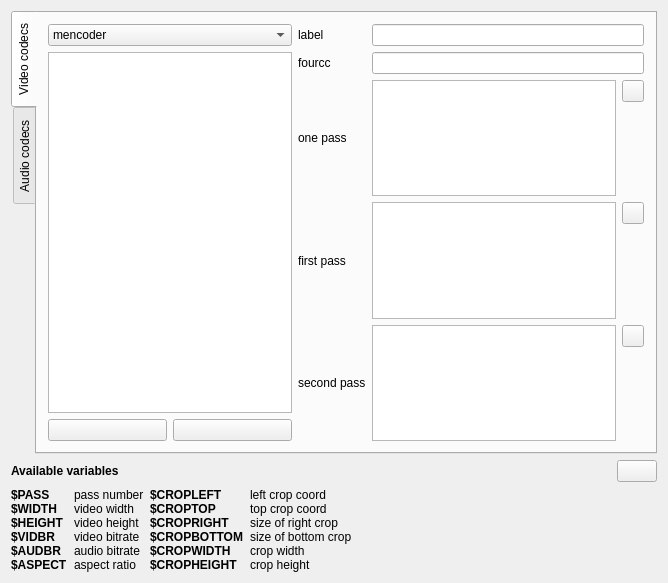
<?xml version="1.0" encoding="UTF-8"?>
<ui version="4.0">
 <class>prefMencoder</class>
 <widget class="QWidget" name="prefMencoder">
  <property name="geometry">
   <rect>
    <x>0</x>
    <y>0</y>
    <width>668</width>
    <height>583</height>
   </rect>
  </property>
  <property name="windowTitle">
   <string>Form1</string>
  </property>
  <layout class="QGridLayout" name="gridLayout_6">
   <item row="1" column="0">
    <widget class="QLabel" name="textLabel1">
     <property name="sizePolicy">
      <sizepolicy hsizetype="Preferred" vsizetype="Fixed">
       <horstretch>0</horstretch>
       <verstretch>0</verstretch>
      </sizepolicy>
     </property>
     <property name="font">
      <font>
       <weight>75</weight>
       <bold>true</bold>
      </font>
     </property>
     <property name="text">
      <string>Available variables</string>
     </property>
     <property name="wordWrap">
      <bool>false</bool>
     </property>
    </widget>
   </item>
   <item row="1" column="1">
    <spacer>
     <property name="orientation">
      <enum>Qt::Horizontal</enum>
     </property>
     <property name="sizeType">
      <enum>QSizePolicy::Expanding</enum>
     </property>
     <property name="sizeHint" stdset="0">
      <size>
       <width>121</width>
       <height>21</height>
      </size>
     </property>
    </spacer>
   </item>
   <item row="2" column="0">
    <layout class="QGridLayout">
     <item row="0" column="0">
      <widget class="QLabel" name="textLabel2">
       <property name="sizePolicy">
        <sizepolicy hsizetype="Fixed" vsizetype="Fixed">
         <horstretch>0</horstretch>
         <verstretch>0</verstretch>
        </sizepolicy>
       </property>
       <property name="font">
        <font>
         <weight>75</weight>
         <bold>true</bold>
        </font>
       </property>
       <property name="text">
        <string>$PASS
$WIDTH
$HEIGHT
$VIDBR
$AUDBR
$ASPECT</string>
       </property>
       <property name="wordWrap">
        <bool>false</bool>
       </property>
      </widget>
     </item>
     <item row="0" column="1">
      <widget class="QLabel" name="textLabel2_2">
       <property name="sizePolicy">
        <sizepolicy hsizetype="Preferred" vsizetype="Fixed">
         <horstretch>0</horstretch>
         <verstretch>0</verstretch>
        </sizepolicy>
       </property>
       <property name="text">
        <string>pass number
video width
video height
video bitrate
audio bitrate
aspect ratio</string>
       </property>
       <property name="wordWrap">
        <bool>false</bool>
       </property>
      </widget>
     </item>
    </layout>
   </item>
   <item row="2" column="1">
    <layout class="QGridLayout" name="gridLayout_5">
     <item row="0" column="0">
      <widget class="QLabel" name="textLabel2_4">
       <property name="sizePolicy">
        <sizepolicy hsizetype="Fixed" vsizetype="Fixed">
         <horstretch>0</horstretch>
         <verstretch>0</verstretch>
        </sizepolicy>
       </property>
       <property name="font">
        <font>
         <weight>75</weight>
         <bold>true</bold>
        </font>
       </property>
       <property name="text">
        <string>$CROPLEFT
$CROPTOP
$CROPRIGHT
$CROPBOTTOM
$CROPWIDTH
$CROPHEIGHT</string>
       </property>
       <property name="wordWrap">
        <bool>false</bool>
       </property>
      </widget>
     </item>
     <item row="0" column="1">
      <widget class="QLabel" name="textLabel2_5">
       <property name="sizePolicy">
        <sizepolicy hsizetype="Preferred" vsizetype="Fixed">
         <horstretch>0</horstretch>
         <verstretch>0</verstretch>
        </sizepolicy>
       </property>
       <property name="text">
        <string>left crop coord
top crop coord
size of right crop
size of bottom crop
crop width
crop height</string>
       </property>
       <property name="wordWrap">
        <bool>false</bool>
       </property>
      </widget>
     </item>
    </layout>
   </item>
   <item row="1" column="2">
    <widget class="KPushButton" name="bReset">
     <property name="sizePolicy">
      <sizepolicy hsizetype="Fixed" vsizetype="Fixed">
       <horstretch>0</horstretch>
       <verstretch>0</verstretch>
      </sizepolicy>
     </property>
     <property name="stdItem" stdset="0">
      <number>21</number>
     </property>
    </widget>
   </item>
   <item row="0" column="0" colspan="3">
    <widget class="QTabWidget" name="tabWidget2">
     <property name="tabPosition">
      <enum>QTabWidget::West</enum>
     </property>
     <property name="currentIndex">
      <number>0</number>
     </property>
     <widget class="QWidget" name="tab">
      <attribute name="title">
       <string>Video codecs</string>
      </attribute>
      <layout class="QGridLayout" name="gridLayout_3">
       <item row="0" column="0" rowspan="5">
        <layout class="QGridLayout" name="gridLayout_2">
         <item row="0" column="0" colspan="2">
          <widget class="QComboBox" name="cbEncoderV">
           <property name="editable">
            <bool>false</bool>
           </property>
           <item>
            <property name="text">
             <string>mencoder</string>
            </property>
           </item>
           <item>
            <property name="text">
             <string>ffmpeg</string>
            </property>
           </item>
          </widget>
         </item>
         <item row="1" column="0" colspan="2">
          <widget class="QListWidget" name="lbvCodecs"/>
         </item>
         <item row="2" column="0">
          <widget class="KPushButton" name="btnAddV">
           <property name="sizePolicy">
            <sizepolicy hsizetype="Minimum" vsizetype="Fixed">
             <horstretch>0</horstretch>
             <verstretch>0</verstretch>
            </sizepolicy>
           </property>
           <property name="stdItem" stdset="0">
            <number>27</number>
           </property>
          </widget>
         </item>
         <item row="2" column="1">
          <widget class="KPushButton" name="btnDeleteV">
           <property name="sizePolicy">
            <sizepolicy hsizetype="Minimum" vsizetype="Fixed">
             <horstretch>0</horstretch>
             <verstretch>0</verstretch>
            </sizepolicy>
           </property>
           <property name="shortcut">
            <string/>
           </property>
           <property name="stdItem" stdset="0">
            <number>28</number>
           </property>
          </widget>
         </item>
        </layout>
       </item>
       <item row="0" column="1">
        <widget class="QLabel" name="textLabel1_3">
         <property name="text">
          <string>label</string>
         </property>
         <property name="wordWrap">
          <bool>false</bool>
         </property>
         <property name="buddy">
          <cstring>leVLabel</cstring>
         </property>
        </widget>
       </item>
       <item row="0" column="2">
        <widget class="QLineEdit" name="leVLabel">
         <property name="enabled">
          <bool>true</bool>
         </property>
        </widget>
       </item>
       <item row="1" column="1">
        <widget class="QLabel" name="textLabel2_3">
         <property name="text">
          <string>fourcc</string>
         </property>
         <property name="wordWrap">
          <bool>false</bool>
         </property>
        </widget>
       </item>
       <item row="1" column="2">
        <widget class="QLineEdit" name="leFourcc"/>
       </item>
       <item row="2" column="1">
        <widget class="QLabel" name="textLabel1_2">
         <property name="text">
          <string>one pass</string>
         </property>
         <property name="wordWrap">
          <bool>false</bool>
         </property>
        </widget>
       </item>
       <item row="2" column="2">
        <layout class="QGridLayout">
         <item row="1" column="1">
          <spacer>
           <property name="orientation">
            <enum>Qt::Vertical</enum>
           </property>
           <property name="sizeType">
            <enum>QSizePolicy::Expanding</enum>
           </property>
           <property name="sizeHint" stdset="0">
            <size>
             <width>20</width>
             <height>90</height>
            </size>
           </property>
          </spacer>
         </item>
         <item row="0" column="0" rowspan="2">
          <widget class="QTextEdit" name="teOpt1">
           <property name="enabled">
            <bool>true</bool>
           </property>
           <property name="text">
            <string/>
           </property>
          </widget>
         </item>
         <item row="0" column="1">
          <widget class="QToolButton" name="btnOpt1">
           <property name="sizePolicy">
            <sizepolicy hsizetype="Minimum" vsizetype="Fixed">
             <horstretch>0</horstretch>
             <verstretch>0</verstretch>
            </sizepolicy>
           </property>
           <property name="minimumSize">
            <size>
             <width>22</width>
             <height>22</height>
            </size>
           </property>
           <property name="maximumSize">
            <size>
             <width>22</width>
             <height>22</height>
            </size>
           </property>
           <property name="text">
            <string/>
           </property>
          </widget>
         </item>
        </layout>
       </item>
       <item row="3" column="1">
        <widget class="QLabel" name="textLabel1_2_3">
         <property name="text">
          <string>first pass</string>
         </property>
         <property name="wordWrap">
          <bool>false</bool>
         </property>
        </widget>
       </item>
       <item row="3" column="2">
        <layout class="QGridLayout">
         <item row="0" column="0" rowspan="2">
          <widget class="QTextEdit" name="teOpt2">
           <property name="enabled">
            <bool>true</bool>
           </property>
          </widget>
         </item>
         <item row="1" column="1">
          <spacer>
           <property name="orientation">
            <enum>Qt::Vertical</enum>
           </property>
           <property name="sizeType">
            <enum>QSizePolicy::Expanding</enum>
           </property>
           <property name="sizeHint" stdset="0">
            <size>
             <width>20</width>
             <height>81</height>
            </size>
           </property>
          </spacer>
         </item>
         <item row="0" column="1">
          <widget class="QToolButton" name="btnOpt2">
           <property name="minimumSize">
            <size>
             <width>22</width>
             <height>22</height>
            </size>
           </property>
           <property name="maximumSize">
            <size>
             <width>22</width>
             <height>22</height>
            </size>
           </property>
           <property name="text">
            <string/>
           </property>
          </widget>
         </item>
        </layout>
       </item>
       <item row="4" column="1">
        <widget class="QLabel" name="textLabel1_2_3_2">
         <property name="text">
          <string>second pass</string>
         </property>
         <property name="wordWrap">
          <bool>false</bool>
         </property>
        </widget>
       </item>
       <item row="4" column="2">
        <layout class="QGridLayout">
         <item row="0" column="0" rowspan="2">
          <widget class="QTextEdit" name="teOpt3">
           <property name="enabled">
            <bool>true</bool>
           </property>
          </widget>
         </item>
         <item row="0" column="1">
          <widget class="QToolButton" name="btnOpt3">
           <property name="minimumSize">
            <size>
             <width>22</width>
             <height>22</height>
            </size>
           </property>
           <property name="maximumSize">
            <size>
             <width>22</width>
             <height>22</height>
            </size>
           </property>
           <property name="text">
            <string/>
           </property>
          </widget>
         </item>
         <item row="1" column="1">
          <spacer>
           <property name="orientation">
            <enum>Qt::Vertical</enum>
           </property>
           <property name="sizeType">
            <enum>QSizePolicy::Expanding</enum>
           </property>
           <property name="sizeHint" stdset="0">
            <size>
             <width>20</width>
             <height>60</height>
            </size>
           </property>
          </spacer>
         </item>
        </layout>
       </item>
      </layout>
     </widget>
     <widget class="QWidget" name="tab">
      <attribute name="title">
       <string>Audio codecs</string>
      </attribute>
      <layout class="QGridLayout" name="gridLayout_4">
       <item row="0" column="0" rowspan="4">
        <layout class="QGridLayout" name="gridLayout">
         <item row="0" column="0" colspan="2">
          <widget class="QComboBox" name="cbEncoderA">
           <property name="editable">
            <bool>false</bool>
           </property>
           <item>
            <property name="text">
             <string>mencoder</string>
            </property>
           </item>
           <item>
            <property name="text">
             <string>ffmpeg</string>
            </property>
           </item>
          </widget>
         </item>
         <item row="1" column="0" colspan="2">
          <widget class="QListWidget" name="lbaCodecs"/>
         </item>
         <item row="2" column="0">
          <widget class="KPushButton" name="btnAddA">
           <property name="sizePolicy">
            <sizepolicy hsizetype="Minimum" vsizetype="Fixed">
             <horstretch>0</horstretch>
             <verstretch>0</verstretch>
            </sizepolicy>
           </property>
           <property name="stdItem" stdset="0">
            <number>27</number>
           </property>
          </widget>
         </item>
         <item row="2" column="1">
          <widget class="KPushButton" name="btnDeleteA">
           <property name="sizePolicy">
            <sizepolicy hsizetype="Minimum" vsizetype="Fixed">
             <horstretch>0</horstretch>
             <verstretch>0</verstretch>
            </sizepolicy>
           </property>
           <property name="stdItem" stdset="0">
            <number>28</number>
           </property>
          </widget>
         </item>
        </layout>
       </item>
       <item row="0" column="1">
        <widget class="QLabel" name="textLabel3">
         <property name="text">
          <string>label</string>
         </property>
         <property name="wordWrap">
          <bool>false</bool>
         </property>
         <property name="buddy">
          <cstring>leALabel</cstring>
         </property>
        </widget>
       </item>
       <item row="0" column="2">
        <widget class="QLineEdit" name="leALabel"/>
       </item>
       <item row="1" column="2">
        <layout class="QGridLayout">
         <item row="1" column="1">
          <spacer>
           <property name="orientation">
            <enum>Qt::Vertical</enum>
           </property>
           <property name="sizeType">
            <enum>QSizePolicy::Expanding</enum>
           </property>
           <property name="sizeHint" stdset="0">
            <size>
             <width>20</width>
             <height>78</height>
            </size>
           </property>
          </spacer>
         </item>
         <item row="0" column="1">
          <widget class="QToolButton" name="btnOptA">
           <property name="sizePolicy">
            <sizepolicy hsizetype="Minimum" vsizetype="Fixed">
             <horstretch>0</horstretch>
             <verstretch>0</verstretch>
            </sizepolicy>
           </property>
           <property name="minimumSize">
            <size>
             <width>22</width>
             <height>22</height>
            </size>
           </property>
           <property name="maximumSize">
            <size>
             <width>22</width>
             <height>22</height>
            </size>
           </property>
           <property name="text">
            <string/>
           </property>
          </widget>
         </item>
         <item row="0" column="0" rowspan="2">
          <widget class="QTextEdit" name="teOptA"/>
         </item>
        </layout>
       </item>
       <item row="2" column="1">
        <widget class="QLabel" name="textLabel1_2_2_2">
         <property name="sizePolicy">
          <sizepolicy hsizetype="Preferred" vsizetype="Fixed">
           <horstretch>0</horstretch>
           <verstretch>0</verstretch>
          </sizepolicy>
         </property>
         <property name="text">
          <string>options</string>
         </property>
         <property name="wordWrap">
          <bool>false</bool>
         </property>
        </widget>
       </item>
       <item row="3" column="1">
        <widget class="QLabel" name="label_2">
         <property name="text">
          <string>extension</string>
         </property>
        </widget>
       </item>
       <item row="3" column="2">
        <widget class="QLineEdit" name="leExtension"/>
       </item>
      </layout>
     </widget>
    </widget>
   </item>
  </layout>
 </widget>
 <layoutdefault spacing="6" margin="11"/>
 <customwidgets>
  <customwidget>
   <class>KPushButton</class>
   <extends>QPushButton</extends>
   <header>kpushbutton.h</header>
  </customwidget>
 </customwidgets>
 <tabstops>
  <tabstop>tabWidget2</tabstop>
  <tabstop>cbEncoderV</tabstop>
  <tabstop>lbvCodecs</tabstop>
  <tabstop>btnAddV</tabstop>
  <tabstop>btnDeleteV</tabstop>
  <tabstop>leVLabel</tabstop>
  <tabstop>leFourcc</tabstop>
  <tabstop>teOpt1</tabstop>
  <tabstop>btnOpt1</tabstop>
  <tabstop>teOpt2</tabstop>
  <tabstop>btnOpt2</tabstop>
  <tabstop>teOpt3</tabstop>
  <tabstop>btnOpt3</tabstop>
  <tabstop>cbEncoderA</tabstop>
  <tabstop>lbaCodecs</tabstop>
  <tabstop>btnAddA</tabstop>
  <tabstop>btnDeleteA</tabstop>
  <tabstop>leALabel</tabstop>
  <tabstop>teOptA</tabstop>
  <tabstop>btnOptA</tabstop>
  <tabstop>leExtension</tabstop>
  <tabstop>bReset</tabstop>
 </tabstops>
 <includes>
  <include location="local">kpushbutton.h</include>
  <include location="local">kpushbutton.h</include>
  <include location="local">kpushbutton.h</include>
  <include location="local">kpushbutton.h</include>
  <include location="local">kpushbutton.h</include>
  <include location="local">kpushbutton.h</include>
  <include location="local">kpushbutton.h</include>
  <include location="local">kpushbutton.h</include>
  <include location="local">kpushbutton.h</include>
 </includes>
 <resources/>
 <connections>
  <connection>
   <sender>lbvCodecs</sender>
   <signal>currentItemChanged(QListWidgetItem*,QListWidgetItem*)</signal>
   <receiver>prefMencoder</receiver>
   <slot>lbvCodecsCurrentChanged(QListWidgetItem*,QListWidgetItem*)</slot>
   <hints>
    <hint type="sourcelabel">
     <x>32</x>
     <y>54</y>
    </hint>
    <hint type="destinationlabel">
     <x>20</x>
     <y>20</y>
    </hint>
   </hints>
  </connection>
  <connection>
   <sender>teOpt1</sender>
   <signal>textChanged()</signal>
   <receiver>prefMencoder</receiver>
   <slot>teOpt1TextChanged()</slot>
   <hints>
    <hint type="sourcelabel">
     <x>198</x>
     <y>93</y>
    </hint>
    <hint type="destinationlabel">
     <x>20</x>
     <y>20</y>
    </hint>
   </hints>
  </connection>
  <connection>
   <sender>teOpt2</sender>
   <signal>textChanged()</signal>
   <receiver>prefMencoder</receiver>
   <slot>teOpt2TextChanged()</slot>
   <hints>
    <hint type="sourcelabel">
     <x>198</x>
     <y>217</y>
    </hint>
    <hint type="destinationlabel">
     <x>20</x>
     <y>20</y>
    </hint>
   </hints>
  </connection>
  <connection>
   <sender>leVLabel</sender>
   <signal>textChanged(QString)</signal>
   <receiver>prefMencoder</receiver>
   <slot>leVLabelTextChanged(QString)</slot>
   <hints>
    <hint type="sourcelabel">
     <x>197</x>
     <y>53</y>
    </hint>
    <hint type="destinationlabel">
     <x>20</x>
     <y>20</y>
    </hint>
   </hints>
  </connection>
  <connection>
   <sender>teOpt3</sender>
   <signal>textChanged()</signal>
   <receiver>prefMencoder</receiver>
   <slot>teOpt3TextChanged()</slot>
   <hints>
    <hint type="sourcelabel">
     <x>198</x>
     <y>340</y>
    </hint>
    <hint type="destinationlabel">
     <x>20</x>
     <y>20</y>
    </hint>
   </hints>
  </connection>
  <connection>
   <sender>lbaCodecs</sender>
   <signal>currentItemChanged(QListWidgetItem*,QListWidgetItem*)</signal>
   <receiver>prefMencoder</receiver>
   <slot>lbaCodecsCurrentChanged(QListWidgetItem*,QListWidgetItem*)</slot>
   <hints>
    <hint type="sourcelabel">
     <x>32</x>
     <y>54</y>
    </hint>
    <hint type="destinationlabel">
     <x>20</x>
     <y>20</y>
    </hint>
   </hints>
  </connection>
  <connection>
   <sender>teOptA</sender>
   <signal>textChanged()</signal>
   <receiver>prefMencoder</receiver>
   <slot>teOptATextChanged()</slot>
   <hints>
    <hint type="sourcelabel">
     <x>175</x>
     <y>68</y>
    </hint>
    <hint type="destinationlabel">
     <x>20</x>
     <y>20</y>
    </hint>
   </hints>
  </connection>
  <connection>
   <sender>leALabel</sender>
   <signal>textChanged(QString)</signal>
   <receiver>prefMencoder</receiver>
   <slot>leALabelTextChanged(QString)</slot>
   <hints>
    <hint type="sourcelabel">
     <x>174</x>
     <y>53</y>
    </hint>
    <hint type="destinationlabel">
     <x>20</x>
     <y>20</y>
    </hint>
   </hints>
  </connection>
  <connection>
   <sender>btnOpt1</sender>
   <signal>clicked()</signal>
   <receiver>prefMencoder</receiver>
   <slot>btnOpt1Clicked()</slot>
   <hints>
    <hint type="sourcelabel">
     <x>629</x>
     <y>93</y>
    </hint>
    <hint type="destinationlabel">
     <x>20</x>
     <y>20</y>
    </hint>
   </hints>
  </connection>
  <connection>
   <sender>btnOpt2</sender>
   <signal>clicked()</signal>
   <receiver>prefMencoder</receiver>
   <slot>btnOpt2Clicked()</slot>
   <hints>
    <hint type="sourcelabel">
     <x>629</x>
     <y>217</y>
    </hint>
    <hint type="destinationlabel">
     <x>20</x>
     <y>20</y>
    </hint>
   </hints>
  </connection>
  <connection>
   <sender>btnOpt3</sender>
   <signal>clicked()</signal>
   <receiver>prefMencoder</receiver>
   <slot>btnOpt3Clicked()</slot>
   <hints>
    <hint type="sourcelabel">
     <x>629</x>
     <y>340</y>
    </hint>
    <hint type="destinationlabel">
     <x>20</x>
     <y>20</y>
    </hint>
   </hints>
  </connection>
  <connection>
   <sender>btnOptA</sender>
   <signal>clicked()</signal>
   <receiver>prefMencoder</receiver>
   <slot>btnOptAClicked()</slot>
   <hints>
    <hint type="sourcelabel">
     <x>629</x>
     <y>68</y>
    </hint>
    <hint type="destinationlabel">
     <x>20</x>
     <y>20</y>
    </hint>
   </hints>
  </connection>
  <connection>
   <sender>btnAddA</sender>
   <signal>clicked()</signal>
   <receiver>prefMencoder</receiver>
   <slot>btnAddAClicked()</slot>
   <hints>
    <hint type="sourcelabel">
     <x>32</x>
     <y>444</y>
    </hint>
    <hint type="destinationlabel">
     <x>20</x>
     <y>20</y>
    </hint>
   </hints>
  </connection>
  <connection>
   <sender>btnAddV</sender>
   <signal>clicked()</signal>
   <receiver>prefMencoder</receiver>
   <slot>btnAddVClicked()</slot>
   <hints>
    <hint type="sourcelabel">
     <x>32</x>
     <y>444</y>
    </hint>
    <hint type="destinationlabel">
     <x>20</x>
     <y>20</y>
    </hint>
   </hints>
  </connection>
  <connection>
   <sender>btnDeleteA</sender>
   <signal>clicked()</signal>
   <receiver>prefMencoder</receiver>
   <slot>btnDeleteAClicked()</slot>
   <hints>
    <hint type="sourcelabel">
     <x>85</x>
     <y>444</y>
    </hint>
    <hint type="destinationlabel">
     <x>20</x>
     <y>20</y>
    </hint>
   </hints>
  </connection>
  <connection>
   <sender>btnDeleteV</sender>
   <signal>clicked()</signal>
   <receiver>prefMencoder</receiver>
   <slot>btnDeleteVClicked()</slot>
   <hints>
    <hint type="sourcelabel">
     <x>85</x>
     <y>444</y>
    </hint>
    <hint type="destinationlabel">
     <x>20</x>
     <y>20</y>
    </hint>
   </hints>
  </connection>
  <connection>
   <sender>leFourcc</sender>
   <signal>textChanged(QString)</signal>
   <receiver>prefMencoder</receiver>
   <slot>leFourccTextChanged(QString)</slot>
   <hints>
    <hint type="sourcelabel">
     <x>197</x>
     <y>67</y>
    </hint>
    <hint type="destinationlabel">
     <x>20</x>
     <y>20</y>
    </hint>
   </hints>
  </connection>
  <connection>
   <sender>bReset</sender>
   <signal>clicked()</signal>
   <receiver>prefMencoder</receiver>
   <slot>bResetClicked()</slot>
   <hints>
    <hint type="sourcelabel">
     <x>647</x>
     <y>534</y>
    </hint>
    <hint type="destinationlabel">
     <x>20</x>
     <y>20</y>
    </hint>
   </hints>
  </connection>
  <connection>
   <sender>cbEncoderA</sender>
   <signal>currentIndexChanged(QString)</signal>
   <receiver>prefMencoder</receiver>
   <slot>cbEncoderATextChanged(QString)</slot>
   <hints>
    <hint type="sourcelabel">
     <x>412</x>
     <y>447</y>
    </hint>
    <hint type="destinationlabel">
     <x>335</x>
     <y>293</y>
    </hint>
   </hints>
  </connection>
  <connection>
   <sender>leExtension</sender>
   <signal>textChanged(QString)</signal>
   <receiver>prefMencoder</receiver>
   <slot>leExtensionTextChanged(QString)</slot>
   <hints>
    <hint type="sourcelabel">
     <x>416</x>
     <y>447</y>
    </hint>
    <hint type="destinationlabel">
     <x>335</x>
     <y>293</y>
    </hint>
   </hints>
  </connection>
  <connection>
   <sender>cbEncoderV</sender>
   <signal>currentIndexChanged(QString)</signal>
   <receiver>prefMencoder</receiver>
   <slot>cbEncoderVTextChanged(QString)</slot>
   <hints>
    <hint type="sourcelabel">
     <x>424</x>
     <y>447</y>
    </hint>
    <hint type="destinationlabel">
     <x>335</x>
     <y>293</y>
    </hint>
   </hints>
  </connection>
 </connections>
 <slots>
  <slot>cbEncoderATextChanged(QString)</slot>
  <slot>leExtensionTextChanged(QString)</slot>
  <slot>cbEncoderVTextChanged(QString)</slot>
 </slots>
</ui>
